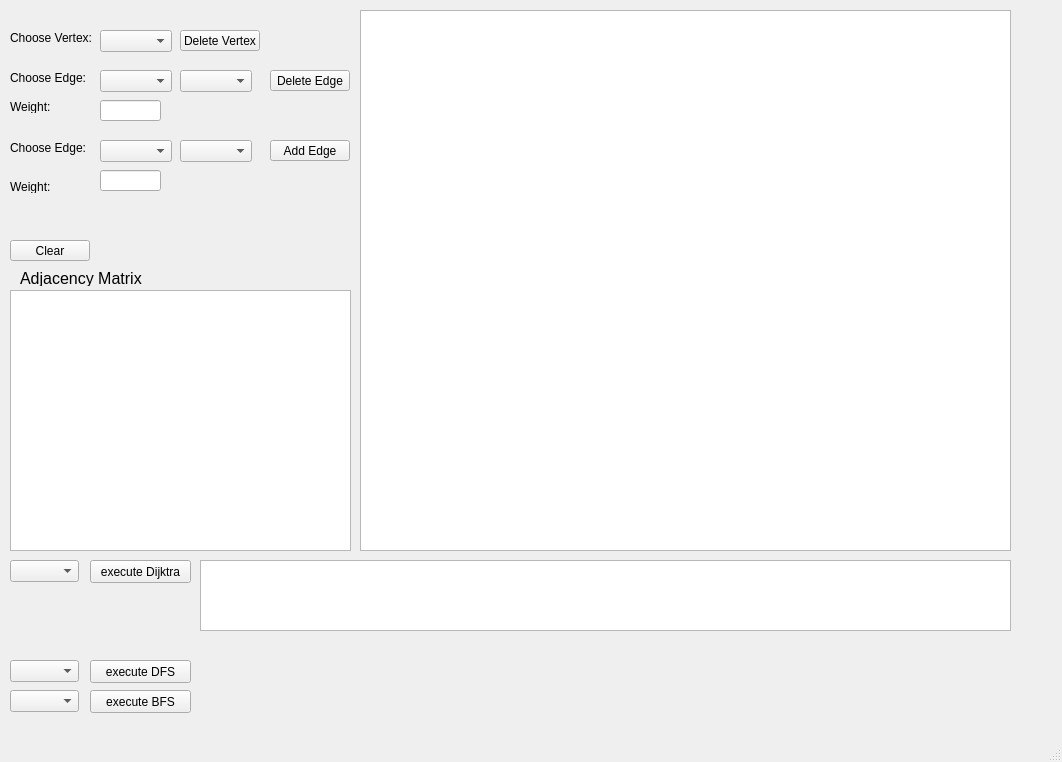
<?xml version="1.0" encoding="UTF-8"?>
<ui version="4.0">
 <class>MainWindow</class>
 <widget class="QMainWindow" name="MainWindow">
  <property name="geometry">
   <rect>
    <x>0</x>
    <y>0</y>
    <width>1062</width>
    <height>762</height>
   </rect>
  </property>
  <property name="windowTitle">
   <string>MainWindow</string>
  </property>
  <widget class="QWidget" name="centralwidget">
   <widget class="QGraphicsView" name="graphicsView">
    <property name="geometry">
     <rect>
      <x>360</x>
      <y>10</y>
      <width>651</width>
      <height>541</height>
     </rect>
    </property>
   </widget>
   <widget class="QLabel" name="label">
    <property name="geometry">
     <rect>
      <x>10</x>
      <y>30</y>
      <width>81</width>
      <height>16</height>
     </rect>
    </property>
    <property name="text">
     <string>Choose Vertex:</string>
    </property>
   </widget>
   <widget class="QComboBox" name="comboBox">
    <property name="geometry">
     <rect>
      <x>100</x>
      <y>30</y>
      <width>72</width>
      <height>22</height>
     </rect>
    </property>
   </widget>
   <widget class="QPushButton" name="pushButton">
    <property name="geometry">
     <rect>
      <x>10</x>
      <y>240</y>
      <width>80</width>
      <height>21</height>
     </rect>
    </property>
    <property name="text">
     <string>Clear</string>
    </property>
   </widget>
   <widget class="QPushButton" name="pushButton_2">
    <property name="geometry">
     <rect>
      <x>180</x>
      <y>30</y>
      <width>80</width>
      <height>21</height>
     </rect>
    </property>
    <property name="text">
     <string>Delete Vertex</string>
    </property>
   </widget>
   <widget class="QLabel" name="label_2">
    <property name="geometry">
     <rect>
      <x>10</x>
      <y>70</y>
      <width>81</width>
      <height>16</height>
     </rect>
    </property>
    <property name="text">
     <string>Choose Edge:</string>
    </property>
   </widget>
   <widget class="QComboBox" name="comboBox_2">
    <property name="geometry">
     <rect>
      <x>100</x>
      <y>70</y>
      <width>72</width>
      <height>22</height>
     </rect>
    </property>
   </widget>
   <widget class="QPushButton" name="pushButton_3">
    <property name="geometry">
     <rect>
      <x>270</x>
      <y>70</y>
      <width>80</width>
      <height>21</height>
     </rect>
    </property>
    <property name="text">
     <string>Delete Edge</string>
    </property>
   </widget>
   <widget class="QComboBox" name="comboBox_3">
    <property name="geometry">
     <rect>
      <x>180</x>
      <y>70</y>
      <width>72</width>
      <height>22</height>
     </rect>
    </property>
   </widget>
   <widget class="QTableWidget" name="tableWidget">
    <property name="geometry">
     <rect>
      <x>10</x>
      <y>290</y>
      <width>341</width>
      <height>261</height>
     </rect>
    </property>
   </widget>
   <widget class="QLineEdit" name="lineEdit">
    <property name="geometry">
     <rect>
      <x>100</x>
      <y>100</y>
      <width>61</width>
      <height>21</height>
     </rect>
    </property>
   </widget>
   <widget class="QLabel" name="label_3">
    <property name="geometry">
     <rect>
      <x>10</x>
      <y>100</y>
      <width>47</width>
      <height>13</height>
     </rect>
    </property>
    <property name="text">
     <string>Weight:</string>
    </property>
   </widget>
   <widget class="QPushButton" name="pushButton_4">
    <property name="geometry">
     <rect>
      <x>270</x>
      <y>140</y>
      <width>80</width>
      <height>21</height>
     </rect>
    </property>
    <property name="text">
     <string>Add Edge</string>
    </property>
   </widget>
   <widget class="QComboBox" name="comboBox_4">
    <property name="geometry">
     <rect>
      <x>100</x>
      <y>140</y>
      <width>72</width>
      <height>22</height>
     </rect>
    </property>
   </widget>
   <widget class="QComboBox" name="comboBox_5">
    <property name="geometry">
     <rect>
      <x>180</x>
      <y>140</y>
      <width>72</width>
      <height>22</height>
     </rect>
    </property>
   </widget>
   <widget class="QLineEdit" name="lineEdit_2">
    <property name="geometry">
     <rect>
      <x>100</x>
      <y>170</y>
      <width>61</width>
      <height>21</height>
     </rect>
    </property>
   </widget>
   <widget class="QLabel" name="label_5">
    <property name="geometry">
     <rect>
      <x>10</x>
      <y>180</y>
      <width>47</width>
      <height>13</height>
     </rect>
    </property>
    <property name="text">
     <string>Weight:</string>
    </property>
   </widget>
   <widget class="QLabel" name="label_6">
    <property name="geometry">
     <rect>
      <x>10</x>
      <y>140</y>
      <width>81</width>
      <height>16</height>
     </rect>
    </property>
    <property name="text">
     <string>Choose Edge:</string>
    </property>
   </widget>
   <widget class="QPushButton" name="pushButton_6">
    <property name="geometry">
     <rect>
      <x>90</x>
      <y>560</y>
      <width>101</width>
      <height>23</height>
     </rect>
    </property>
    <property name="text">
     <string>execute Dijktra</string>
    </property>
   </widget>
   <widget class="QComboBox" name="comboBox_6">
    <property name="geometry">
     <rect>
      <x>10</x>
      <y>560</y>
      <width>69</width>
      <height>22</height>
     </rect>
    </property>
   </widget>
   <widget class="QComboBox" name="comboBox_7">
    <property name="geometry">
     <rect>
      <x>10</x>
      <y>660</y>
      <width>69</width>
      <height>22</height>
     </rect>
    </property>
   </widget>
   <widget class="QPushButton" name="pushButton_7">
    <property name="geometry">
     <rect>
      <x>90</x>
      <y>660</y>
      <width>101</width>
      <height>23</height>
     </rect>
    </property>
    <property name="text">
     <string>execute DFS</string>
    </property>
   </widget>
   <widget class="QLabel" name="label_8">
    <property name="geometry">
     <rect>
      <x>200</x>
      <y>660</y>
      <width>801</width>
      <height>16</height>
     </rect>
    </property>
    <property name="text">
     <string/>
    </property>
   </widget>
   <widget class="QComboBox" name="comboBox_8">
    <property name="geometry">
     <rect>
      <x>10</x>
      <y>690</y>
      <width>69</width>
      <height>22</height>
     </rect>
    </property>
   </widget>
   <widget class="QPushButton" name="pushButton_8">
    <property name="geometry">
     <rect>
      <x>90</x>
      <y>690</y>
      <width>101</width>
      <height>23</height>
     </rect>
    </property>
    <property name="text">
     <string>execute BFS</string>
    </property>
   </widget>
   <widget class="QLabel" name="label_9">
    <property name="geometry">
     <rect>
      <x>200</x>
      <y>690</y>
      <width>811</width>
      <height>16</height>
     </rect>
    </property>
    <property name="text">
     <string/>
    </property>
   </widget>
   <widget class="QTableWidget" name="tableWidget_2">
    <property name="geometry">
     <rect>
      <x>200</x>
      <y>560</y>
      <width>811</width>
      <height>71</height>
     </rect>
    </property>
   </widget>
   <widget class="QLabel" name="label_7">
    <property name="geometry">
     <rect>
      <x>20</x>
      <y>270</y>
      <width>151</width>
      <height>16</height>
     </rect>
    </property>
    <property name="font">
     <font>
      <pointsize>12</pointsize>
     </font>
    </property>
    <property name="text">
     <string>Adjacency Matrix</string>
    </property>
   </widget>
  </widget>
  <widget class="QMenuBar" name="menubar">
   <property name="geometry">
    <rect>
     <x>0</x>
     <y>0</y>
     <width>1062</width>
     <height>21</height>
    </rect>
   </property>
  </widget>
  <widget class="QStatusBar" name="statusbar"/>
 </widget>
 <resources/>
 <connections/>
</ui>
